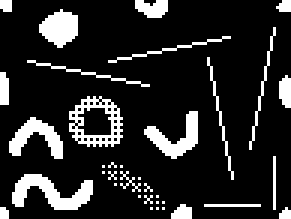
%> input picture Pruebas/prueba_algoritmo/algoritmoMatlab/testPulenta.png, 97 x 73 px (shown 3 times larger)
$ octave SELFIE.m   (GNU Octave 9; MATLAB toolbox functions it lacks are replaced by stand-ins)
%> lines starting %> are read from the running program, lines starting %| are printed output that depends on the picture; in (x1, y1, x2, y2) boxes, pixels count from 0 and x2, y2 are one past the last pixel; in counts of white or black regions, pixels touching at a corner belong together; the program's own positions count from 1
%Detecta eventos en una im�gen.

%% Reseteo matlab

%clear
%close all
%clc

%% Variables iniciales

nombreImagen = 'testPulenta.png'; %Nombre del archivo que contiene la im�gen
umbral = 0; %Umbral para tener en cuenta un pixel
maxEvents = 256; %Cantidad m�xima de eventos que supongo que van a aparecer. Esto podr�a llegar a no ser necesario.

%% Genero vectores de trabajo

imagen = imread(nombreImagen); %Cargo la im�gen de prueba
%> imagen is the input picture: size 73x97x3 uint8; 15.4% white; 36 white regions (23 under 20 px), largest, box (x1, y1, x2, y2) and area: (4, 58, 31, 70) 162, (23, 32, 41, 49) 135, (48, 37, 66, 53) 120
cantidad = zeros(1, maxEvents); %Histograma de eventos. El n�mero de evento es la posici�n, el valor es la cantidad de p�xeles del evento.
energias = zeros(1, maxEvents); %Histograma de energ�as de cada evento. El n�mero de evento es la posici�n, el valor es la energ�a del evento.

%% Progama principal

[alto, ancho, ~] = size(imagen); %Tama�o de la im�gen
%> alto = 73; ancho = 97
%pixelFIFO = zeros(1, ancho + 1); %En este buffer guardo los p�xels que necesito en memoria
largoFIFO = ancho + 3;
%> largoFIFO = 100
eventFIFO = zeros(1, largoFIFO); %Ac� voy guardando el n�mero de evento. Arm�ndolo con zeros() queda como un m�rgen negro horizontal
nextEvent = 1; %Identificad�r del pr�ximo evento en ser generada

imgTest = zeros([alto, ancho]);

%%%%%%PARA DEBUGEAR%%%%%%
eventos = zeros(alto, ancho);
%%%%%%%%%%%%%%%%%%%%%%%%%

for i = 1:alto %Voy barriendo filas

    %Desplazo la FIFO
    for indexFifo = 0:ancho + 1
        eventFIFO(ancho + 3 - indexFifo) = eventFIFO(ancho + 2 - indexFifo);
    end
    eventFIFO(1) = 0; %Esto es como si agregara un margen negro vertical

    for j = 1:ancho %Voy barriendo columnas

        pixel = imagen(i,j); %Ac� tengo el pixel actual como si viniera del sensor, el c�digo que viene abajo tiene que estar pensadopara implementar

        %Umbralo la entrada
        if pixel < umbral
            pixel = 0;
        end

        %Desplazo la FIFO de eventos.
        for indexFifo = 0:ancho + 1
            eventFIFO(ancho + 3 - indexFifo) = eventFIFO(ancho + 2 - indexFifo);
        end
        eventFIFO(1) = 0; %Borro el primer pixel. Despu�s veo que le corresponde

        %Todo esto es para ver que pongo en eventFIFO(1). Asigna un evento si el pixel super� el umbral
        if pixel %Si el pixel es distinto de cero (ac� entra bien)
            if ~eventFIFO(2) && ~eventFIFO(ancho + 1) && ~eventFIFO(ancho + 2) && ~eventFIFO(ancho + 3) %Si los tres de arriba y el anterior son cero
                eventFIFO(1) = nextEvent; %Asigna siguiente evento (pareciera que esto es k)
                nextEvent = nextEvent +1; %Incrementa el siguiente evento
            else %Para p�xeles conexos o solo un pixel
                eventFIFO(1) = max([eventFIFO(2) eventFIFO(ancho + 1) eventFIFO(ancho + 2) eventFIFO(ancho + 3)]);
            end
            cantidad(eventFIFO(1)) = cantidad(eventFIFO(1)) + 1; %Incremento la cantidad de p�xeles del evento resultante
            energias(eventFIFO(1)) = energias(eventFIFO(1)) + pixel; %Incremento la energ�a del evento resultante
            imgTest(i,j) = eventFIFO(1);
        end
    end
end
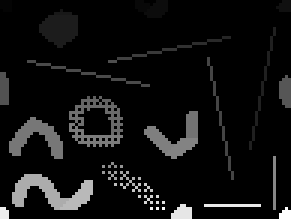
%> imgTest: size 73x97 double (shown 3 times larger); min 0, max 62, mean 4.1; drawn with min black and max white
%> after the loop, cantidad = 256 values, max 117 at index 29, min 0 at index 63, mean 4.27; energias = 256 values, max 255 at index 1, min 0 at index 63, mean 61.76; eventFIFO = 100 values, max 62 at index 1, min 0 at index 5, mean 9.38; nextEvent = 63

%% Grafica salidas

figure()
imshow(imagen)
figure()
imshow(uint8(imgTest))
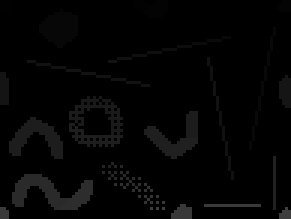
%> displayed picture: size 73x97, on the screen's scale of 0 to 255 (shown 3 times larger); min 0, max 62, mean 4.1; mean of the top-left, top-right, bottom-left and bottom-right quarters 1.8, 1, 8.5, 4.9
colormap colorcube
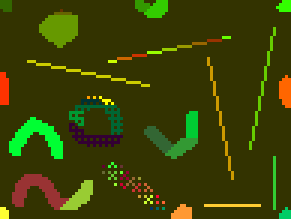
%> displayed picture: size 73x97x3, on the screen's scale of 0 to 255 (shown 3 times larger); mean R, G, B 59.6, 66.1, 4.8
%%imshow(uint8(imgTest),colormap(prism))
% [8 lines of commented-out code are left out]
